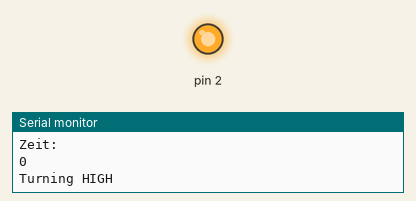
Simulated run of this sketch. Board: Arduino Uno, built with avr-gcc and run on an emulated ATmega328P. Shown: output pins drawn as LEDs (lit = HIGH), the last lines printed to the serial monitor.

Above: at 1.0 s.
At 3.0 s:
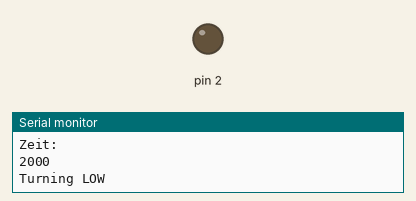
Timing chart, 0 to 20.8 s (numbered marks = the images above):
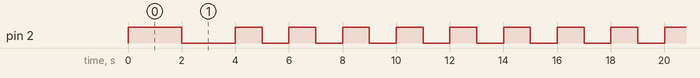

The sketch:

blink.ino
```cpp
unsigned long V1;
void setup()
{
  pinMode(2, OUTPUT);
  Serial.begin(9600);
  digitalWrite(2,LOW);
}

void loop()
{
  V1 = millis()/1000;
  Serial.println("Zeit:");
  Serial.println(millis());
  if (V1%2){
    Serial.println("Turning LOW");
  	digitalWrite(2, LOW);
  }
  else{
    Serial.println("Turning HIGH");
    digitalWrite(2,HIGH);
  }
  delay(1000);
}
```

Measured:
- by itself, pin 2: goes HIGH 2.0 s, LOW 2.0 s, 62 × (HIGH 1.0 s, LOW 1.0 s), HIGH 1.0 s, then LOW
- by itself, everything shown: repeats every 32.0 s, in 32 steps
